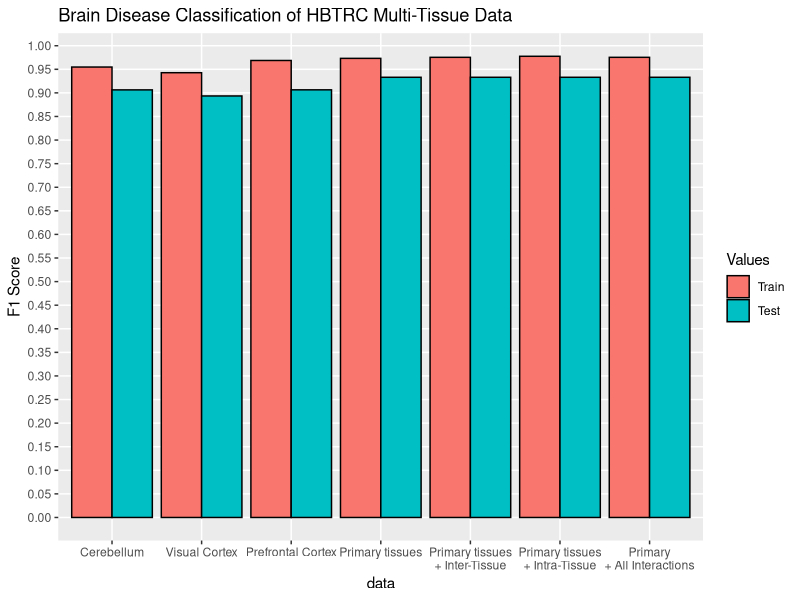

Here is the R script that generated this plot:
library(tidyverse)

logs <- tibble(data = c("Cerebellum", "Visual Cortex", "Prefrontal Cortex", "Primary tissues", "Primary tissues\n+ Inter-Tissue", "Primary tissues\n+ Intra-Tissue", "Primary\n+ All Interactions"),
               Train = c(.9548, .9428, .9687, .9732, .9754, .9776, .9754),
               Test = c(.9064, .8935, .9065, .9331, .9331, .9331, .9331))

logs %>%
  mutate(data = factor(logs$data, levels = c("Cerebellum", "Visual Cortex", "Prefrontal Cortex", "Primary tissues", "Primary tissues\n+ Inter-Tissue", "Primary tissues\n+ Intra-Tissue", "Primary\n+ All Interactions"))) %>%
  pivot_longer(c('Train', 'Test'), values_to = "Values", names_to = "Metrics") %>%
  ggplot(aes(x=data, y=Values, fill=factor(Metrics, levels = c("Train", "Test"))))+
  geom_bar(stat = "identity", position = "dodge", colour="black")+
  #geom_errorbar(aes(ymin=Values-SD, ymax=Values+SD), width=0.5, position=position_dodge(0.9))+
  labs(y="F1 Score", fill="Values", title="Brain Disease Classification of HBTRC Multi-Tissue Data")+
  theme(axis.text.x = element_text(angle = 0),
        panel.grid.minor.y = element_blank())+
  scale_y_continuous(breaks = seq(0,1,0.05))
